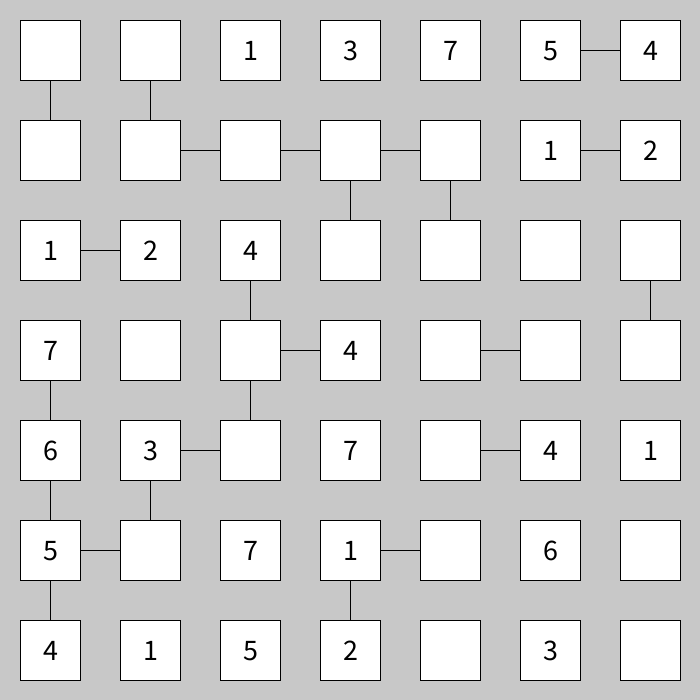
Frame 1 (no input)
Frame 60 (the mouse pressed at the canvas centre just before this capture): identical to frame 1, image omitted
Frame 120 (the mouse held since frame 60 and released just before this capture): identical to frame 1, image omitted

The Processing sketch that drew this single still picture (run headless with seeded random() and noise(); from frame 60 on, the mouse is pressed at the canvas centre):

// Processing sketch: Chapter4_joint7
// ── Chapter4_joint7.pde
int X, Y, pX, pY, ansN, inputAnsN, cellN = 7;
int[][] board = new int[cellN][cellN];
boolean isEnd;
void setup(){
  size(700, 700);
  initGame();
}
void draw(){
}

// ── init.pde
void initGame(){
  background(200);
  int i, x, y, a, b, tmp;
  ansN = board.length * board.length;
  inputAnsN = 0;
  isEnd = false; 
  //0行目に1〜5を入力
  for(i = 0; i < board.length; i++)
    board[0][i] = i + 1;
  //0行目をシャッフル
  for(i = 0; i < board.length; i++){
    a = int(random(board.length));
    b = int(random(board.length));
    tmp = board[0][a];
    board[0][a] = board[0][b];
    board[0][b] = tmp;
  }
  //1行目以降に1つずつずらしながらコピー
  for(i = 1; i < board.length; i++){
    arrayCopy(board[i-1], 1, board[i], 0, board.length-1);
    arrayCopy(board[i-1], 0, board[i], board.length-1, 1);
  }
  //列をシャッフル
  for(i = 0; i < board.length; i++){
    a = int(random(board.length));
    b = int(random(board.length));
    for(y = 0; y < board.length; y++){
      tmp = board[y][a];
      board[y][a] = board[y][b];
      board[y][b] = tmp;
    }
  }
  //行をシャッフル
  int[] tmpArray = new int[board.length];
  for(i = 0; i < board.length; i++){
    a = int(random(board.length));
    b = int(random(board.length));
    arrayCopy(board[a], tmpArray);
    arrayCopy(board[b], board[a]);
    arrayCopy(tmpArray, board[b]);
  }
  // 横線の表示
  stroke(0);  
  strokeWeight(1);
  for(y = 0; y < board.length; y++){
    for(x = 0; x < board.length-1; x++){
      if((board[y][x] - board[y][x+1] ==  1) ||
         (board[y][x] - board[y][x+1] == -1))  
        line(x*100+80, y*100+50, x*100+120, y*100+50);
    }
  }
  // 縦線の表示
  for(y = 0; y < board.length-1; y++){
    for(x = 0; x < board.length; x++){
      if((board[y][x] - board[y+1][x] ==  1) ||
         (board[y][x] - board[y+1][x] == -1))  
        line(x*100+50, y*100+80, x*100+50, y*100+120);
    }
  }
  // 四角形と値の表示
  textSize(30);
  textAlign(CENTER);
  for(y = 0; y < board.length; y++){
    for(x = 0; x < board.length; x++){
      fill(255);
      rect(x*100+20, y*100+20, 60, 60);
      if(int(random(board.length)) > 2){
        fill(0);
        text(board[y][x], x*100+50, y*100+60);
        board[y][x] *= 100;
        inputAnsN++;
      }
    }
  }
}

// ── mouse.pde
void mousePressed(){
  if(isEnd)
    initGame();
  else {
    X = mouseX/100;  
    Y = mouseY/100;
    if(board[Y][X] < 100){
      noFill();  
      strokeWeight(5);
      stroke(255);
      rect(pX*100+25, pY*100+25, 50, 50);
      stroke(125);
      rect(X*100+25, Y*100+25, 50, 50);
      pX = X;  
      pY = Y;
    }
  }
}

// ── win.pde
void win(){
  if(inputAnsN == ansN){
    fill(255, 200);
    rect(0, 0, width, height);
    fill(0);  
    textSize(80);
    text("YOU WIN!", width/2, height/2-20);
    textSize(30);
    text("Click to restart", width/2, height/2+30);
    isEnd = true;
  }
}
